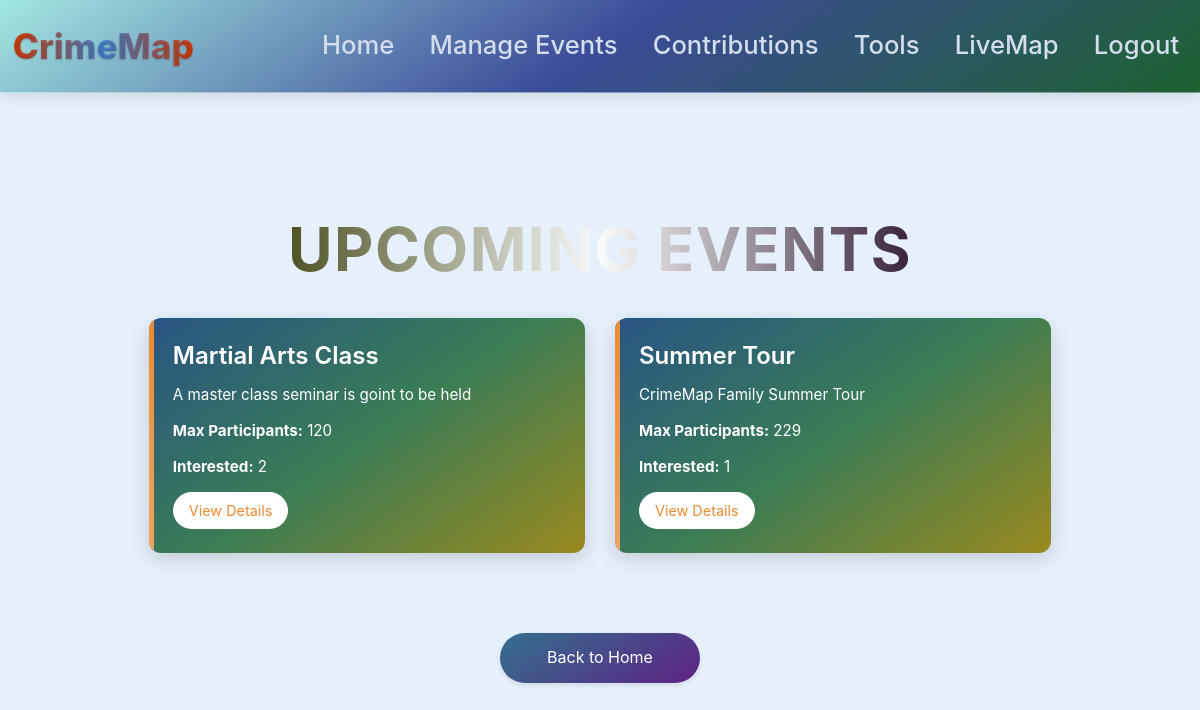
Before: /upcoming-events (signed in) with the older database file.
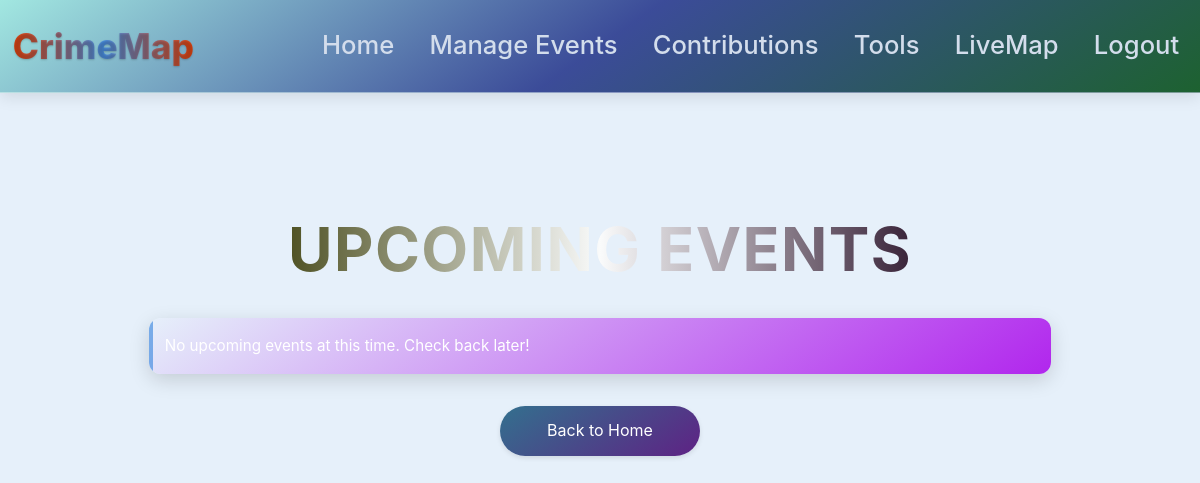
After: the same page with the newer database file.
### website/models.py (models this page shows)
class Event(db.Model):
    id = db.Column(db.Integer, primary_key=True)
    title = db.Column(db.String(150))
    description = db.Column(db.Text)
    date = db.Column(db.DateTime)
    location = db.Column(db.String(150))
    max_participants = db.Column(db.Integer)
    created_by = db.Column(db.Integer, db.ForeignKey('user.id'))
    created_by_user = db.relationship('User', foreign_keys=[created_by])
    participants = db.relationship('EventParticipant', backref='event', lazy=True)

### website/views.py (the view)
@views.route('/upcoming-events')
@login_required
def upcoming_events():
    events = Event.query.filter(Event.date > datetime.now()).all()
    if current_user.id != 1:
        for event in events:
            event.is_interested = EventParticipant.query.filter_by(
                event_id=event.id,
                user_id=current_user.id
            ).first() is not None
    return render_template('upcoming_events.html', events=events, user=current_user)

### website/__init__.py (called while the page is built)
def create_app():
    app = Flask(__name__)
    app.config['SECRET_KEY'] = 'hjshjhdjah kjshkjdhjs'
    app.config['SQLALCHEMY_DATABASE_URI'] = f'sqlite:///{DB_NAME}'
    db.init_app(app)
    from .views import views
    from .auth import auth
    from .feedbacks import feedbacks
    app.register_blueprint(views, url_prefix='/')
    app.register_blueprint(auth, url_prefix='/')
    app.register_blueprint(feedbacks, url_prefix='/feedbacks')
    from .models import User
    with app.app_context():
        db.create_all()
    login_manager = LoginManager()
    login_manager.login_view = 'auth.login'
    login_manager.init_app(app)
    @login_manager.user_loader
    def load_user(id):
        return User.query.get(int(id))
    return app

### website/views.py (called while the page is built)
@views.context_processor
def inject_upcoming_events():
    upcoming_events = Event.query.filter(Event.date > datetime.now()).count()
    return {'upcoming_events': upcoming_events}

### website/templates/upcoming_events.html (shortened to what this page needs)
{% extends "base.html" %}
{% block content %}
<div class="events-container">
    <h1 class="main-title">Upcoming Events</h1>
    {% if events %}
        <div class="row">
            {% for event in events %}
                <div class="col-12 col-md-6 mb-4">
                    <div class="event-card">
                        <h5 class="card-title">{{ event.title }}</h5>
                        <p class="card-text">{{ event.description|truncate(100) }}</p>
                        <div class="event-details">
                            <p><strong>Max Participants:</strong> {{ event.max_participants }}</p>
                            <p><strong>Interested:</strong> {{ event.participants|length }}</p>
                        </div>
                        <a href="{{ url_for('views.view_event', event_id=event.id) }}" class="btn btn-primary">View Details</a>
                    </div>
                </div>
            {% endfor %}
        </div>
    {% else %}
        <div class="alert alert-info">
            No upcoming events at this time. Check back later!
        </div>
    {% endif %}
    <a href="{{ url_for('views.home') }}" class="back-button">Back to Home</a>
</div>
{% endblock %}

Changed rows visible on the page:
removed Event: title "Martial Arts Class", description "A master class seminar is goint to be held", max_participants "120", participants|length "2"
removed Event: title "Summer Tour", description "CrimeMap Family Summer Tour", max_participants "229", participants|length "1"
Other visible differences:
text now shown: "No upcoming events at this time. Check back later!"
